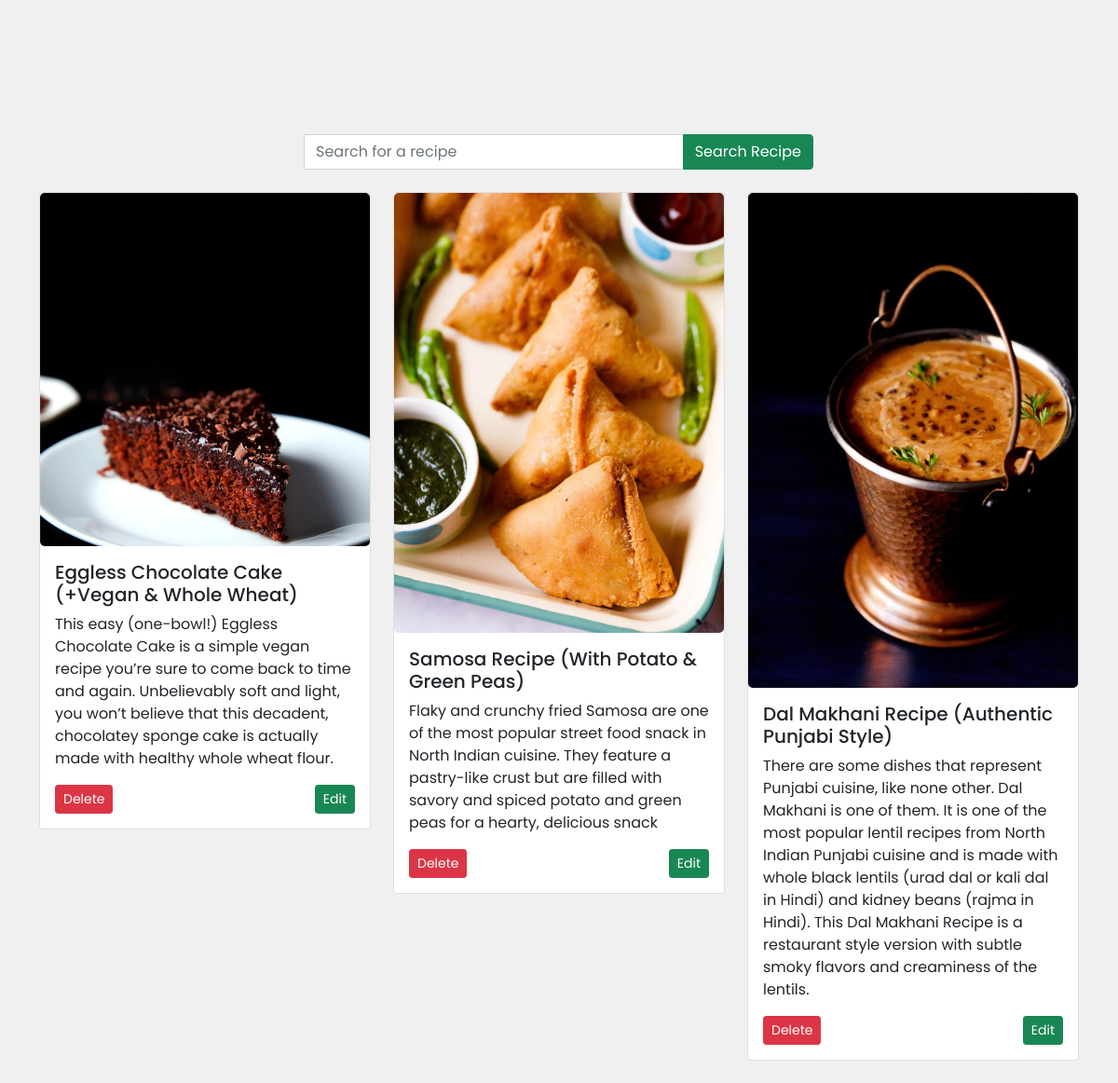
The page / on the database its author committed.
### myapp/models.py (models this page shows)
class Receipe(models.Model):
    receipe_name = models.CharField(max_length=100)
    receipe_description = models.TextField()
    receipe_image = models.ImageField(upload_to='receipe')

### myapp/views.py (the view)
# urls.py: path("",views.serach,name="search"),
def serach(request):
    queryset = Receipe.objects.all()
    if request.GET.get("search"):
        search = request.GET.get("search")
        queryset = Receipe.objects.filter(receipe_name__icontains=search)
    context = {'receipes':queryset}
    return render(request,"Search.html",context)

### templates/Search.html (shortened to what this page needs)
<!DOCTYPE html>
<html lang="en">
<head>
    <link href="https://cdn.jsdelivr.net/npm/bootstrap@5.1.3/dist/css/bootstrap.min.css" rel="stylesheet">
</head>
<body>
    <div class="container-fluid blur-background"></div>
    <div class="container mt-5">
        <form>
            <div class="row justify-content-center">
                <div class="col-md-6 col-12">
                    <div class="input-group mb-4 animated fadeInUp">
                        <input class="form-control" id="Search" type="text" name="search" placeholder="Search for a recipe">
                        <button type="submit" class="btn btn-success">Search Recipe</button>
                    </div>
                </div>
            </div>
        </form>
        <div class="row animated fadeInUp">
            {% for receipe in receipes %}
            <div class="col-md-4 col-sm-6 col-12">
                <div class="card recipe-card">
                    <img src="/media/{{ receipe.receipe_image }}" class="card-img-top" alt="Recipe Image">
                    <div class="card-body">
                        <h5 class="card-title">{{ receipe.receipe_name }}</h5>
                        <p class="card-text">{{ receipe.receipe_description }}</p>
                        <div class="d-flex justify-content-between">
                            <a href="/delete_receipe/{{ receipe.id }}/" class="btn btn-danger btn-sm">Delete</a>
                            <a href="/update_receipe/{{ receipe.id }}/" class="btn btn-success btn-sm">Edit</a>
                        </div>
                    </div>
                </div>
            </div>
            {% endfor %}
        </div>
    </div>
</body>
</html>

### templates/Search.html (style rules this page uses)
body { font-family: 'Poppins', sans-serif; background-color: #f0f0f0; margin: 0; padding: 0; }
.blur-background { position: absolute; top: 0; left: 0; right: 0; bottom: 0; background-image: url('your-image-url.jpg'); background-size: cover; background-position: center; filter: blur(8px); z-index: -1; }
.container-fluid { position: relative; z-index: 1; backdrop-filter: blur(10px); padding: 3rem; border-radius: 15px; }
.animated { animation-duration: 0.8s; animation-fill-mode: both; }
.fadeInUp { animation-name: fadeInUp; }
.recipe-card { margin-bottom: 1.5rem; transition: transform 0.3s ease, box-shadow 0.3s ease; }
.recipe-card img { max-width: 100%; height: auto; border-radius: 5px; }
.btn { transition: all 0.3s ease-in-out; }

### rows shown on the page
Receipe: receipe_image (picture), receipe_name "Eggless Chocolate Cake (+Vegan & Whole Wheat)", receipe_description "This easy (one-bowl!) Eggless Chocolate Cake is a simple vegan recipe you’re sure to come back to time and again. Unbelievably soft and light, you won’t believe that this decadent, chocolatey sponge cake is actually made with healthy whole wheat flour."
Receipe: receipe_image (picture), receipe_name "Samosa Recipe (With Potato & Green Peas)", receipe_description "Flaky and crunchy fried Samosa are one of the most popular street food snack in North Indian cuisine. They feature a pastry-like crust but are filled with savory and spiced potato and green peas for a hearty, delicious snack"
Receipe: receipe_image (picture), receipe_name "Dal Makhani Recipe (Authentic Punjabi Style)", receipe_description "There are some dishes that represent Punjabi cuisine, like none other. Dal Makhani is one of them. It is one of the most popular lentil recipes from North Indian Punjabi cuisine and is made with whole black lentils (urad dal or kali dal in Hindi) and kidney beans (rajma in Hindi). This Dal Makhani Recipe is a restaurant style version with subtle smoky flavors and creaminess of the lentils."
